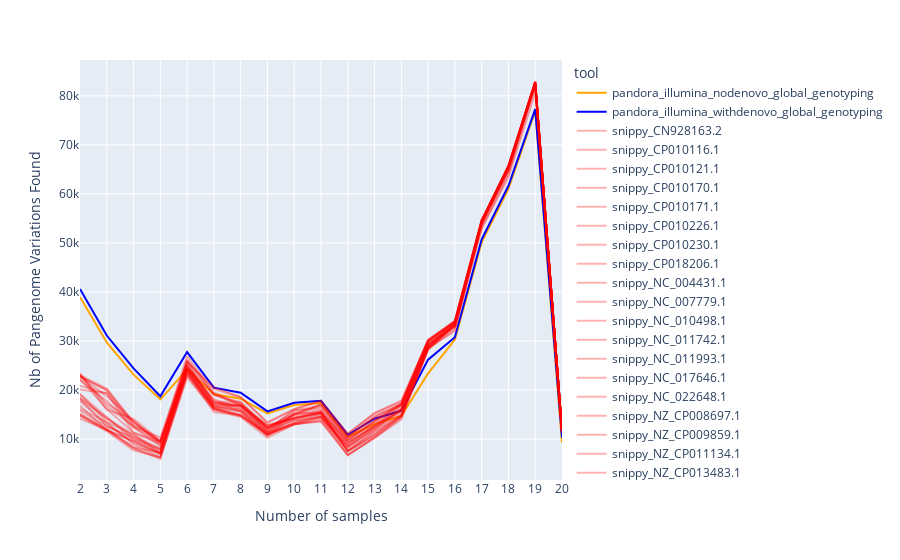

The notebook cell saved with this chart:
### Code cell
fig_absolute = px.line(merged_data, x="NB_OF_SAMPLES", y="nb_of_found_PanVar", color='tool', color_discrete_sequence=merged_data["colour"])
fig_absolute.update_layout(
    xaxis = dict(
        tickmode = 'linear',
        tick0 = 2,
        dtick = 1
    ),
    yaxis_title="Nb of Pangenome Variations Found",
    xaxis_title="Number of samples",
)
fig_absolute

### Figure 1 — Plotly figure (JSON) as saved in the notebook; plotly's stock layout.template omitted (floating-point values rounded to 4 significant figures)
{"data": [{"hoverlabel": {"namelength": 0}, "hovertemplate": "tool=pandora_illumina_nodenovo_global_genotyping<br>NB_OF_SAMPLES=%{x}<br>nb_of_found_PanVar=%{y}", "legendgroup": "pandora_illumina_nodenovo_global_genotyping", "line": {"color": "orange", "dash": "solid"}, "mode": "lines", "name": "pandora_illumina_nodenovo_global_genotyping", "showlegend": true, "type": "scatter", "x": [2, 3, 4, 5, 6, 7, 8, 9, 10, 11, 12, 13, 14, 15, 16, 17, 18, 19, 20], "xaxis": "x", "y": [38958, 29700.0, 23121, 18092, 24150.0, 19172, 18231, 15230.0, 16918, 17335, 10449, 13045, 14701, 23385, 30269, 50119, 61020.0, 76915, 9275], "yaxis": "y"}, {"hoverlabel": {"namelength": 0}, "hovertemplate": "tool=pandora_illumina_withdenovo_global_genotyping<br>NB_OF_SAMPLES=%{x}<br>nb_of_found_PanVar=%{y}", "legendgroup": "pandora_illumina_withdenovo_global_genotyping", "line": {"color": "blue", "dash": "solid"}, "mode": "lines", "name": "pandora_illumina_withdenovo_global_genotyping", "showlegend": true, "type": "scatter", "x": [2, 3, 4, 5, 6, 7, 8, 9, 10, 11, 12, 13, 14, 15, 16, 17, 18, 19, 20], "xaxis": "x", "y": [40579, 31100.0, 24409, 18707, 27735, 20472, 19452, 15629, 17379, 17780, 10858, 14129, 15763, 26189, 30767, 50699, 61643, 77278, 10282], "yaxis": "y"}, {"hoverlabel": {"namelength": 0}, "hovertemplate": "tool=snippy_CN928163.2<br>NB_OF_SAMPLES=%{x}<br>nb_of_found_PanVar=%{y}", "legendgroup": "snippy_CN928163.2", "line": {"color": "rgba(255,0,0,0.3)", "dash": "solid"}, "mode": "lines", "name": "snippy_CN928163.2", "showlegend": true, "type": "scatter", "x": [2, 3, 4, 5, 6, 7, 8, 9, 10, 11, 12, 13, 14, 15, 16, 17, 18, 19, 20], "xaxis": "x", "y": [22010.0, 17746, 12362, 9256.0, 26170, 19159, 16884, 11318, 15289, 16694, 9858, 13720.0, 16936, 29967, 34015, 54432, 65790, 82774, 11680.0], "yaxis": "y"}, {"hoverlabel": {"namelength": 0}, "hovertemplate": "tool=snippy_CP010116.1<br>NB_OF_SAMPLES=%{x}<br>nb_of_found_PanVar=%{y}", "legendgroup": "snippy_CP010116.1", "line": {"color": "rgba(255,0,0,0.3)", "dash": "solid"}, "mode": "lines", "name": "snippy_CP010116.1", "showlegend": true, "type": "scatter", "x": [2, 3, 4, 5, 6, 7, 8, 9, 10, 11, 12, 13, 14, 15, 16, 17, 18, 19, 20], "xaxis": "x", "y": [16776, 11801, 9568, 6980.0, 24557, 18110, 16217, 11483, 14974, 15600.0, 9661, 13390, 16933, 29188, 33066, 52861, 63430.0, 80580, 11343], "yaxis": "y"}, {"hoverlabel": {"namelength": 0}, "hovertemplate": "tool=snippy_CP010121.1<br>NB_OF_SAMPLES=%{x}<br>nb_of_found_PanVar=%{y}", "legendgroup": "snippy_CP010121.1", "line": {"color": "rgba(255,0,0,0.3)", "dash": "solid"}, "mode": "lines", "name": "snippy_CP010121.1", "showlegend": true, "type": "scatter", "x": [2, 3, 4, 5, 6, 7, 8, 9, 10, 11, 12, 13, 14, 15, 16, 17, 18, 19, 20], "xaxis": "x", "y": [18230.0, 12570.0, 10380, 7939, 24630.0, 17882, 15549, 10597, 15130, 15386, 9335, 12520, 16860, 29560, 33747, 54080.0, 65638, 82689, 11680.0], "yaxis": "y"}, {"hoverlabel": {"namelength": 0}, "hovertemplate": "tool=snippy_CP010170.1<br>NB_OF_SAMPLES=%{x}<br>nb_of_found_PanVar=%{y}", "legendgroup": "snippy_CP010170.1", "line": {"color": "rgba(255,0,0,0.3)", "dash": "solid"}, "mode": "lines", "name": "snippy_CP010170.1", "showlegend": true, "type": "scatter", "x": [2, 3, 4, 5, 6, 7, 8, 9, 10, 11, 12, 13, 14, 15, 16, 17, 18, 19, 20], "xaxis": "x", "y": [15020.0, 11850.0, 8327, 7227, 23720.0, 16346, 14811, 10907, 12941, 14312, 8456, 11970.0, 15929, 29387, 33369, 54380.0, 65520, 82660.0, 11663], "yaxis": "y"}, {"hoverlabel": {"namelength": 0}, "hovertemplate": "tool=snippy_CP010171.1<br>NB_OF_SAMPLES=%{x}<br>nb_of_found_PanVar=%{y}", "legendgroup": "snippy_CP010171.1", "line": {"color": "rgba(255,0,0,0.3)", "dash": "solid"}, "mode": "lines", "name": "snippy_CP010171.1", "showlegend": true, "type": "scatter", "x": [2, 3, 4, 5, 6, 7, 8, 9, 10, 11, 12, 13, 14, 15, 16, 17, 18, 19, 20], "xaxis": "x", "y": [15811, 12566, 10040.0, 7896.0, 23623, 16540, 15639, 10754, 13414, 14551, 8533, 12628, 15954, 29083, 33055, 53625, 64476, 82298, 11660.0], "yaxis": "y"}, {"hoverlabel": {"namelength": 0}, "hovertemplate": "tool=snippy_CP010226.1<br>NB_OF_SAMPLES=%{x}<br>nb_of_found_PanVar=%{y}", "legendgroup": "snippy_CP010226.1", "line": {"color": "rgba(255,0,0,0.3)", "dash": "solid"}, "mode": "lines", "name": "snippy_CP010226.1", "showlegend": true, "type": "scatter", "x": [2, 3, 4, 5, 6, 7, 8, 9, 10, 11, 12, 13, 14, 15, 16, 17, 18, 19, 20], "xaxis": "x", "y": [14830.0, 11611, 7696, 6259.0, 22513, 15926, 14480, 10244, 12977, 13929, 7743, 11437, 14900.0, 28329, 32321, 53040.0, 63969, 81680.0, 11500], "yaxis": "y"}, {"hoverlabel": {"namelength": 0}, "hovertemplate": "tool=snippy_CP010230.1<br>NB_OF_SAMPLES=%{x}<br>nb_of_found_PanVar=%{y}", "legendgroup": "snippy_CP010230.1", "line": {"color": "rgba(255,0,0,0.3)", "dash": "solid"}, "mode": "lines", "name": "snippy_CP010230.1", "showlegend": true, "type": "scatter", "x": [2, 3, 4, 5, 6, 7, 8, 9, 10, 11, 12, 13, 14, 15, 16, 17, 18, 19, 20], "xaxis": "x", "y": [14133, 11846, 9575, 7042, 24205, 16595, 16029, 10985, 14268, 15191, 8913, 13030.0, 16319, 29419, 33537, 54167, 65280.0, 82309, 11620], "yaxis": "y"}, {"hoverlabel": {"namelength": 0}, "hovertemplate": "tool=snippy_CP018206.1<br>NB_OF_SAMPLES=%{x}<br>nb_of_found_PanVar=%{y}", "legendgroup": "snippy_CP018206.1", "line": {"color": "rgba(255,0,0,0.3)", "dash": "solid"}, "mode": "lines", "name": "snippy_CP018206.1", "showlegend": true, "type": "scatter", "x": [2, 3, 4, 5, 6, 7, 8, 9, 10, 11, 12, 13, 14, 15, 16, 17, 18, 19, 20], "xaxis": "x", "y": [19196, 13488, 10857, 7940, 26057, 18959, 17255, 11914, 15848, 16265, 9924, 13708, 17270, 30265, 34071, 54620.0, 65660.0, 82667, 11672], "yaxis": "y"}, {"hoverlabel": {"namelength": 0}, "hovertemplate": "tool=snippy_NC_004431.1<br>NB_OF_SAMPLES=%{x}<br>nb_of_found_PanVar=%{y}", "legendgroup": "snippy_NC_004431.1", "line": {"color": "rgba(255,0,0,0.3)", "dash": "solid"}, "mode": "lines", "name": "snippy_NC_004431.1", "showlegend": true, "type": "scatter", "x": [2, 3, 4, 5, 6, 7, 8, 9, 10, 11, 12, 13, 14, 15, 16, 17, 18, 19, 20], "xaxis": "x", "y": [22851, 18699, 13740.0, 8777, 24754, 16763, 15960.0, 12068, 13841, 14501, 6736.0, 10218, 13960, 28240, 32969, 54440, 65717, 83017, 11719], "yaxis": "y"}, {"hoverlabel": {"namelength": 0}, "hovertemplate": "tool=snippy_NC_007779.1<br>NB_OF_SAMPLES=%{x}<br>nb_of_found_PanVar=%{y}", "legendgroup": "snippy_NC_007779.1", "line": {"color": "rgba(255,0,0,0.3)", "dash": "solid"}, "mode": "lines", "name": "snippy_NC_007779.1", "showlegend": true, "type": "scatter", "x": [2, 3, 4, 5, 6, 7, 8, 9, 10, 11, 12, 13, 14, 15, 16, 17, 18, 19, 20], "xaxis": "x", "y": [15133, 12140.0, 8263, 6130, 23224, 16249, 14830.0, 11045, 13283, 14608, 8386, 12246, 16070, 29180.0, 33276, 54307, 65480.0, 82600.0, 11653], "yaxis": "y"}, {"hoverlabel": {"namelength": 0}, "hovertemplate": "tool=snippy_NC_010498.1<br>NB_OF_SAMPLES=%{x}<br>nb_of_found_PanVar=%{y}", "legendgroup": "snippy_NC_010498.1", "line": {"color": "rgba(255,0,0,0.3)", "dash": "solid"}, "mode": "lines", "name": "snippy_NC_010498.1", "showlegend": true, "type": "scatter", "x": [2, 3, 4, 5, 6, 7, 8, 9, 10, 11, 12, 13, 14, 15, 16, 17, 18, 19, 20], "xaxis": "x", "y": [20858, 19318, 11300.0, 9392.0, 24965, 19092, 17469, 12210.0, 15732, 16884, 10315, 14367, 17031, 29941, 34071, 54554, 65689, 82816, 11650.0], "yaxis": "y"}, {"hoverlabel": {"namelength": 0}, "hovertemplate": "tool=snippy_NC_011742.1<br>NB_OF_SAMPLES=%{x}<br>nb_of_found_PanVar=%{y}", "legendgroup": "snippy_NC_011742.1", "line": {"color": "rgba(255,0,0,0.3)", "dash": "solid"}, "mode": "lines", "name": "snippy_NC_011742.1", "showlegend": true, "type": "scatter", "x": [2, 3, 4, 5, 6, 7, 8, 9, 10, 11, 12, 13, 14, 15, 16, 17, 18, 19, 20], "xaxis": "x", "y": [22883, 17220.0, 13680.0, 9328, 25725, 17016, 16591, 12340, 14304, 15270.0, 7562, 11626, 15238, 29092, 33749, 54520.0, 65603, 82840.0, 11715], "yaxis": "y"}, {"hoverlabel": {"namelength": 0}, "hovertemplate": "tool=snippy_NC_011993.1<br>NB_OF_SAMPLES=%{x}<br>nb_of_found_PanVar=%{y}", "legendgroup": "snippy_NC_011993.1", "line": {"color": "rgba(255,0,0,0.3)", "dash": "solid"}, "mode": "lines", "name": "snippy_NC_011993.1", "showlegend": true, "type": "scatter", "x": [2, 3, 4, 5, 6, 7, 8, 9, 10, 11, 12, 13, 14, 15, 16, 17, 18, 19, 20], "xaxis": "x", "y": [18177, 14178, 10956, 6999, 23244, 15500, 14850.0, 10866, 13012, 13552, 6635, 10367, 14359, 28529, 33596, 54490.0, 65750.0, 82879, 11720.0], "yaxis": "y"}, {"hoverlabel": {"namelength": 0}, "hovertemplate": "tool=snippy_NC_017646.1<br>NB_OF_SAMPLES=%{x}<br>nb_of_found_PanVar=%{y}", "legendgroup": "snippy_NC_017646.1", "line": {"color": "rgba(255,0,0,0.3)", "dash": "solid"}, "mode": "lines", "name": "snippy_NC_017646.1", "showlegend": true, "type": "scatter", "x": [2, 3, 4, 5, 6, 7, 8, 9, 10, 11, 12, 13, 14, 15, 16, 17, 18, 19, 20], "xaxis": "x", "y": [23260, 15971, 14086, 9672, 26930, 19486, 16927, 11680.0, 15080.0, 17010.0, 10460, 14470.0, 17063, 30092, 34010.0, 54500.0, 65530.0, 82620.0, 11675], "yaxis": "y"}, {"hoverlabel": {"namelength": 0}, "hovertemplate": "tool=snippy_NC_022648.1<br>NB_OF_SAMPLES=%{x}<br>nb_of_found_PanVar=%{y}", "legendgroup": "snippy_NC_022648.1", "line": {"color": "rgba(255,0,0,0.3)", "dash": "solid"}, "mode": "lines", "name": "snippy_NC_022648.1", "showlegend": true, "type": "scatter", "x": [2, 3, 4, 5, 6, 7, 8, 9, 10, 11, 12, 13, 14, 15, 16, 17, 18, 19, 20], "xaxis": "x", "y": [22765, 19874, 12810, 9535, 24247, 17031, 16870, 12670, 14116, 15514, 7444, 10877, 14709, 28410, 33309, 54280.0, 65280.0, 82799, 11720.0], "yaxis": "y"}, {"hoverlabel": {"namelength": 0}, "hovertemplate": "tool=snippy_NZ_CP008697.1<br>NB_OF_SAMPLES=%{x}<br>nb_of_found_PanVar=%{y}", "legendgroup": "snippy_NZ_CP008697.1", "line": {"color": "rgba(255,0,0,0.3)", "dash": "solid"}, "mode": "lines", "name": "snippy_NZ_CP008697.1", "showlegend": true, "type": "scatter", "x": [2, 3, 4, 5, 6, 7, 8, 9, 10, 11, 12, 13, 14, 15, 16, 17, 18, 19, 20], "xaxis": "x", "y": [22300, 16114, 11292, 9017, 25672, 20195, 18518, 13437, 16092, 17841, 11097, 15265, 17840.0, 30220.0, 34019, 54666, 65540.0, 82620.0, 11680.0], "yaxis": "y"}, {"hoverlabel": {"namelength": 0}, "hovertemplate": "tool=snippy_NZ_CP009859.1<br>NB_OF_SAMPLES=%{x}<br>nb_of_found_PanVar=%{y}", "legendgroup": "snippy_NZ_CP009859.1", "line": {"color": "rgba(255,0,0,0.3)", "dash": "solid"}, "mode": "lines", "name": "snippy_NZ_CP009859.1", "showlegend": true, "type": "scatter", "x": [2, 3, 4, 5, 6, 7, 8, 9, 10, 11, 12, 13, 14, 15, 16, 17, 18, 19, 20], "xaxis": "x", "y": [23380.0, 16726, 12570.0, 10320, 25712, 20554, 18556, 13248, 16080.0, 17700.0, 11012, 15262, 17592, 30114, 33750.0, 54223, 64852, 82468, 11660.0], "yaxis": "y"}, {"hoverlabel": {"namelength": 0}, "hovertemplate": "tool=snippy_NZ_CP011134.1<br>NB_OF_SAMPLES=%{x}<br>nb_of_found_PanVar=%{y}", "legendgroup": "snippy_NZ_CP011134.1", "line": {"color": "rgba(255,0,0,0.3)", "dash": "solid"}, "mode": "lines", "name": "snippy_NZ_CP011134.1", "showlegend": true, "type": "scatter", "x": [2, 3, 4, 5, 6, 7, 8, 9, 10, 11, 12, 13, 14, 15, 16, 17, 18, 19, 20], "xaxis": "x", "y": [19116, 14420.0, 9840, 7296.0, 25063, 17473, 16750, 12460.0, 14920, 17131, 10361, 14785, 17211, 30028, 34000.0, 54682, 65420.0, 82435, 11650.0], "yaxis": "y"}, {"hoverlabel": {"namelength": 0}, "hovertemplate": "tool=snippy_NZ_CP013483.1<br>NB_OF_SAMPLES=%{x}<br>nb_of_found_PanVar=%{y}", "legendgroup": "snippy_NZ_CP013483.1", "line": {"color": "rgba(255,0,0,0.3)", "dash": "solid"}, "mode": "lines", "name": "snippy_NZ_CP013483.1", "showlegend": true, "type": "scatter", "x": [2, 3, 4, 5, 6, 7, 8, 9, 10, 11, 12, 13, 14, 15, 16, 17, 18, 19, 20], "xaxis": "x", "y": [16210.0, 13380.0, 8909, 6337, 24127, 16222, 15650.0, 11429, 13746, 14938, 8911, 12717, 16090.0, 29015, 33000.0, 54368, 65357, 82296, 11652], "yaxis": "y"}, {"hoverlabel": {"namelength": 0}, "hovertemplate": "tool=snippy_NZ_CP015228.1<br>NB_OF_SAMPLES=%{x}<br>nb_of_found_PanVar=%{y}", "legendgroup": "snippy_NZ_CP015228.1", "line": {"color": "rgba(255,0,0,0.3)", "dash": "solid"}, "mode": "lines", "name": "snippy_NZ_CP015228.1", "showlegend": true, "type": "scatter", "x": [2, 3, 4, 5, 6, 7, 8, 9, 10, 11, 12, 13, 14, 15, 16, 17, 18, 19, 20], "xaxis": "x", "y": [18539, 14200, 10420.0, 7538.0, 25141, 17592, 17596, 12274, 15094, 15950.0, 9538, 13633, 17068, 29732, 33684, 54153, 65250.0, 82210.0, 11614], "yaxis": "y"}, {"hoverlabel": {"namelength": 0}, "hovertemplate": "tool=snippy_NZ_CP016007.1<br>NB_OF_SAMPLES=%{x}<br>nb_of_found_PanVar=%{y}", "legendgroup": "snippy_NZ_CP016007.1", "line": {"color": "rgba(255,0,0,0.3)", "dash": "solid"}, "mode": "lines", "name": "snippy_NZ_CP016007.1", "showlegend": true, "type": "scatter", "x": [2, 3, 4, 5, 6, 7, 8, 9, 10, 11, 12, 13, 14, 15, 16, 17, 18, 19, 20], "xaxis": "x", "y": [20074, 19331, 12458, 8451, 23808, 16020.0, 15059, 11406, 13067, 13655, 6767.0, 10289, 14490.0, 28604, 33650.0, 54393, 65638, 82846, 11708], "yaxis": "y"}, {"hoverlabel": {"namelength": 0}, "hovertemplate": "tool=snippy_NZ_CP018109.1<br>NB_OF_SAMPLES=%{x}<br>nb_of_found_PanVar=%{y}", "legendgroup": "snippy_NZ_CP018109.1", "line": {"color": "rgba(255,0,0,0.3)", "dash": "solid"}, "mode": "lines", "name": "snippy_NZ_CP018109.1", "showlegend": true, "type": "scatter", "x": [2, 3, 4, 5, 6, 7, 8, 9, 10, 11, 12, 13, 14, 15, 16, 17, 18, 19, 20], "xaxis": "x", "y": [17730.0, 13027, 9185, 6911.0, 23580.0, 16590, 16748, 12160.0, 14572, 15374, 9248, 12474, 15727, 28609, 32020.0, 53811, 65480.0, 82580.0, 11664], "yaxis": "y"}, {"hoverlabel": {"namelength": 0}, "hovertemplate": "tool=snippy_NZ_LN995446.1<br>NB_OF_SAMPLES=%{x}<br>nb_of_found_PanVar=%{y}", "legendgroup": "snippy_NZ_LN995446.1", "line": {"color": "rgba(255,0,0,0.3)", "dash": "solid"}, "mode": "lines", "name": "snippy_NZ_LN995446.1", "showlegend": true, "type": "scatter", "x": [2, 3, 4, 5, 6, 7, 8, 9, 10, 11, 12, 13, 14, 15, 16, 17, 18, 19, 20], "xaxis": "x", "y": [14710.0, 11844, 8051.0, 5920, 23050, 16186, 14652, 10970, 13191, 14455, 8158.0, 12074, 15770.0, 28937, 32818, 53730.0, 64809, 82318, 11611], "yaxis": "y"}, {"hoverlabel": {"namelength": 0}, "hovertemplate": "tool=snippy_NZ_LT632320.1<br>NB_OF_SAMPLES=%{x}<br>nb_of_found_PanVar=%{y}", "legendgroup": "snippy_NZ_LT632320.1", "line": {"color": "rgba(255,0,0,0.3)", "dash": "solid"}, "mode": "lines", "name": "snippy_NZ_LT632320.1", "showlegend": true, "type": "scatter", "x": [2, 3, 4, 5, 6, 7, 8, 9, 10, 11, 12, 13, 14, 15, 16, 17, 18, 19, 20], "xaxis": "x", "y": [22699, 20036, 13213, 9463, 24285, 17215, 16884, 12810, 14120.0, 15136, 7470.0, 10712, 14680, 28395, 33161, 54030.0, 65000.0, 82470.0, 11680.0], "yaxis": "y"}, {"hoverlabel": {"namelength": 0}, "hovertemplate": "tool=snippy_NZ_NG941718.1<br>NB_OF_SAMPLES=%{x}<br>nb_of_found_PanVar=%{y}", "legendgroup": "snippy_NZ_NG941718.1", "line": {"color": "rgba(255,0,0,0.3)", "dash": "solid"}, "mode": "lines", "name": "snippy_NZ_NG941718.1", "showlegend": true, "type": "scatter", "x": [2, 3, 4, 5, 6, 7, 8, 9, 10, 11, 12, 13, 14, 15, 16, 17, 18, 19, 20], "xaxis": "x", "y": [23025, 20300, 13426, 9585, 24461, 17395, 17020, 12832, 14220.0, 15570, 7513.0, 11040.0, 14812, 28520, 33297, 54283, 65295, 82814, 11719], "yaxis": "y"}], "layout": {"legend": {"title": {"text": "tool"}, "tracegroupgap": 0}, "margin": {"t": 60}, "xaxis": {"anchor": "y", "domain": [0, 1], "dtick": 1, "tick0": 2, "tickmode": "linear", "title": {"text": "Number of samples"}}, "yaxis": {"anchor": "x", "domain": [0, 1], "title": {"text": "Nb of Pangenome Variations Found"}}}}
